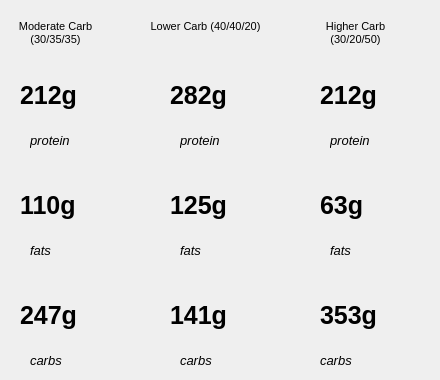
            <widget class="QWidget" name="Bulking">
             <attribute name="title">
              <string>Bulking</string>
             </attribute>
             <widget class="QLabel" name="label_62">
              <property name="geometry">
               <rect>
                <x>180</x>
                <y>240</y>
                <width>61</width>
                <height>21</height>
               </rect>
              </property>
              <property name="font">
               <font>
                <pointsize>10</pointsize>
                <italic>true</italic>
               </font>
              </property>
              <property name="text">
               <string>fats</string>
              </property>
             </widget>
             <widget class="QLabel" name="label_63">
              <property name="geometry">
               <rect>
                <x>180</x>
                <y>350</y>
                <width>61</width>
                <height>21</height>
               </rect>
              </property>
              <property name="font">
               <font>
                <pointsize>10</pointsize>
                <italic>true</italic>
               </font>
              </property>
              <property name="text">
               <string>carbs</string>
              </property>
             </widget>
             <widget class="QLabel" name="label_64">
              <property name="geometry">
               <rect>
                <x>30</x>
                <y>130</y>
                <width>61</width>
                <height>21</height>
               </rect>
              </property>
              <property name="font">
               <font>
                <pointsize>10</pointsize>
                <italic>true</italic>
               </font>
              </property>
              <property name="text">
               <string>protein</string>
              </property>
             </widget>
             <widget class="QLabel" name="txtBulkHigF">
              <property name="enabled">
               <bool>true</bool>
              </property>
              <property name="geometry">
               <rect>
                <x>320</x>
                <y>180</y>
                <width>111</width>
                <height>51</height>
               </rect>
              </property>
              <property name="font">
               <font>
                <pointsize>19</pointsize>
                <weight>75</weight>
                <bold>true</bold>
               </font>
              </property>
              <property name="text">
               <string>63g</string>
              </property>
             </widget>
             <widget class="QLabel" name="label_65">
              <property name="geometry">
               <rect>
                <x>150</x>
                <y>20</y>
                <width>111</width>
                <height>41</height>
               </rect>
              </property>
              <property name="font">
               <font>
                <pointsize>8</pointsize>
               </font>
              </property>
              <property name="text">
               <string>Lower Carb (40/40/20)</string>
              </property>
              <property name="alignment">
               <set>Qt::AlignHCenter|Qt::AlignTop</set>
              </property>
              <property name="wordWrap">
               <bool>true</bool>
              </property>
             </widget>
             <widget class="QLabel" name="txtBulkModF">
              <property name="enabled">
               <bool>true</bool>
              </property>
              <property name="geometry">
               <rect>
                <x>20</x>
                <y>180</y>
                <width>111</width>
                <height>51</height>
               </rect>
              </property>
              <property name="font">
               <font>
                <pointsize>19</pointsize>
                <weight>75</weight>
                <bold>true</bold>
               </font>
              </property>
              <property name="text">
               <string>110g</string>
              </property>
             </widget>
             <widget class="QLabel" name="txtBulkLowF">
              <property name="enabled">
               <bool>true</bool>
              </property>
              <property name="geometry">
               <rect>
                <x>170</x>
                <y>180</y>
                <width>111</width>
                <height>51</height>
               </rect>
              </property>
              <property name="font">
               <font>
                <pointsize>19</pointsize>
                <weight>75</weight>
                <bold>true</bold>
               </font>
              </property>
              <property name="text">
               <string>125g</string>
              </property>
             </widget>
             <widget class="QLabel" name="label_66">
              <property name="geometry">
               <rect>
                <x>30</x>
                <y>240</y>
                <width>61</width>
                <height>21</height>
               </rect>
              </property>
              <property name="font">
               <font>
                <pointsize>10</pointsize>
                <italic>true</italic>
               </font>
              </property>
              <property name="text">
               <string>fats</string>
              </property>
             </widget>
             <widget class="QLabel" name="label_67">
              <property name="geometry">
               <rect>
                <x>0</x>
                <y>20</y>
                <width>111</width>
                <height>41</height>
               </rect>
              </property>
              <property name="font">
               <font>
                <pointsize>8</pointsize>
               </font>
              </property>
              <property name="text">
               <string>Moderate Carb (30/35/35)</string>
              </property>
              <property name="alignment">
               <set>Qt::AlignHCenter|Qt::AlignTop</set>
              </property>
              <property name="wordWrap">
               <bool>true</bool>
              </property>
             </widget>
             <widget class="QLabel" name="txtBulkLowP">
              <property name="enabled">
               <bool>true</bool>
              </property>
              <property name="geometry">
               <rect>
                <x>170</x>
                <y>70</y>
                <width>111</width>
                <height>51</height>
               </rect>
              </property>
              <property name="font">
               <font>
                <pointsize>19</pointsize>
                <weight>75</weight>
                <bold>true</bold>
               </font>
              </property>
              <property name="text">
               <string>282g</string>
              </property>
             </widget>
             <widget class="QLabel" name="txtBulkModP">
              <property name="enabled">
               <bool>true</bool>
              </property>
              <property name="geometry">
               <rect>
                <x>20</x>
                <y>70</y>
                <width>111</width>
                <height>51</height>
               </rect>
              </property>
              <property name="font">
               <font>
                <pointsize>19</pointsize>
                <weight>75</weight>
                <bold>true</bold>
               </font>
              </property>
              <property name="text">
               <string>212g</string>
              </property>
             </widget>
             <widget class="QLabel" name="label_68">
              <property name="geometry">
               <rect>
                <x>300</x>
                <y>20</y>
                <width>111</width>
                <height>41</height>
               </rect>
              </property>
              <property name="font">
               <font>
                <pointsize>8</pointsize>
               </font>
              </property>
              <property name="text">
               <string>Higher Carb (30/20/50)</string>
              </property>
              <property name="alignment">
               <set>Qt::AlignHCenter|Qt::AlignTop</set>
              </property>
              <property name="wordWrap">
               <bool>true</bool>
              </property>
             </widget>
             <widget class="QLabel" name="txtBulkHigC">
              <property name="enabled">
               <bool>true</bool>
              </property>
              <property name="geometry">
               <rect>
                <x>320</x>
                <y>290</y>
                <width>111</width>
                <height>51</height>
               </rect>
              </property>
              <property name="font">
               <font>
                <pointsize>19</pointsize>
                <weight>75</weight>
                <bold>true</bold>
               </font>
              </property>
              <property name="text">
               <string>353g</string>
              </property>
             </widget>
             <widget class="QLabel" name="label_69">
              <property name="geometry">
               <rect>
                <x>30</x>
                <y>350</y>
                <width>61</width>
                <height>21</height>
               </rect>
              </property>
              <property name="font">
               <font>
                <pointsize>10</pointsize>
                <italic>true</italic>
               </font>
              </property>
              <property name="text">
               <string>carbs</string>
              </property>
             </widget>
             <widget class="QLabel" name="label_70">
              <property name="geometry">
               <rect>
                <x>320</x>
                <y>350</y>
                <width>61</width>
                <height>21</height>
               </rect>
              </property>
              <property name="font">
               <font>
                <pointsize>10</pointsize>
                <italic>true</italic>
               </font>
              </property>
              <property name="text">
               <string>carbs</string>
              </property>
             </widget>
             <widget class="QLabel" name="label_71">
              <property name="geometry">
               <rect>
                <x>180</x>
                <y>130</y>
                <width>61</width>
                <height>21</height>
               </rect>
              </property>
              <property name="font">
               <font>
                <pointsize>10</pointsize>
                <italic>true</italic>
               </font>
              </property>
              <property name="text">
               <string>protein</string>
              </property>
             </widget>
             <widget class="QLabel" name="txtBulkLowC">
              <property name="enabled">
               <bool>true</bool>
              </property>
              <property name="geometry">
               <rect>
                <x>170</x>
                <y>290</y>
                <width>111</width>
                <height>51</height>
               </rect>
              </property>
              <property name="font">
               <font>
                <pointsize>19</pointsize>
                <weight>75</weight>
                <bold>true</bold>
               </font>
              </property>
              <property name="text">
               <string>141g</string>
              </property>
             </widget>
             <widget class="QLabel" name="txtBulkHigP">
              <property name="enabled">
               <bool>true</bool>
              </property>
              <property name="geometry">
               <rect>
                <x>320</x>
                <y>70</y>
                <width>111</width>
                <height>51</height>
               </rect>
              </property>
              <property name="font">
               <font>
                <pointsize>19</pointsize>
                <weight>75</weight>
                <bold>true</bold>
               </font>
              </property>
              <property name="text">
               <string>212g</string>
              </property>
             </widget>
             <widget class="QLabel" name="txtBulkModC">
              <property name="enabled">
               <bool>true</bool>
              </property>
              <property name="geometry">
               <rect>
                <x>20</x>
                <y>290</y>
                <width>111</width>
                <height>51</height>
               </rect>
              </property>
              <property name="font">
               <font>
                <pointsize>19</pointsize>
                <weight>75</weight>
                <bold>true</bold>
               </font>
              </property>
              <property name="text">
               <string>247g</string>
              </property>
             </widget>
             <widget class="QLabel" name="label_72">
              <property name="geometry">
               <rect>
                <x>330</x>
                <y>130</y>
                <width>61</width>
                <height>21</height>
               </rect>
              </property>
              <property name="font">
               <font>
                <pointsize>10</pointsize>
                <italic>true</italic>
               </font>
              </property>
              <property name="text">
               <string>protein</string>
              </property>
             </widget>
             <widget class="QLabel" name="label_73">
              <property name="geometry">
               <rect>
                <x>330</x>
                <y>240</y>
                <width>61</width>
                <height>21</height>
               </rect>
              </property>
              <property name="font">
               <font>
                <pointsize>10</pointsize>
                <italic>true</italic>
               </font>
              </property>
              <property name="text">
               <string>fats</string>
              </property>
             </widget>
            </widget>
